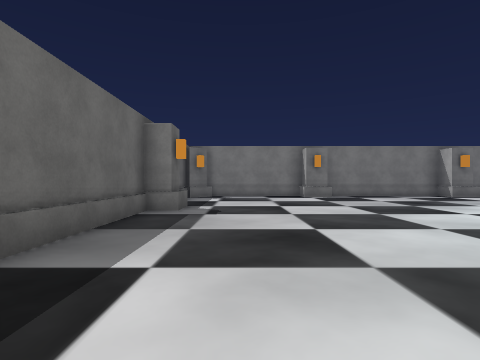
view 1 (above)

16 first-person views from a walk through a 3-D level made in the Unity game engine. The camera is 1.4 m above the floor, looks level and sees 80° across. The floor is counted in squares, 2 m on a side. Each view is taken from the middle of a square. On the plan, view 1 faces up. The plan holds only what a view shows up to about 10 squares ahead; the rest is blank. Some surface patterns are stand-ins.

view 2
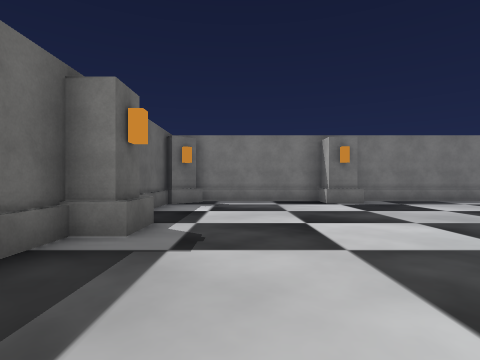

view 3
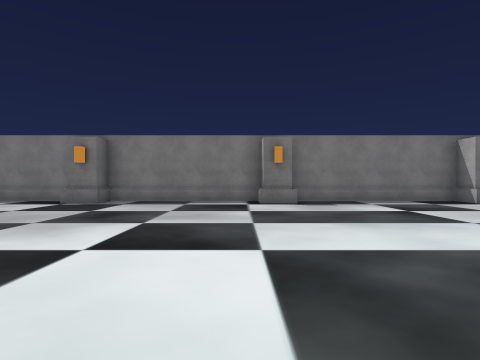

view 4
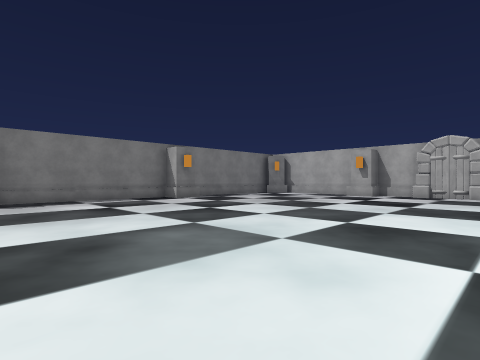

view 5
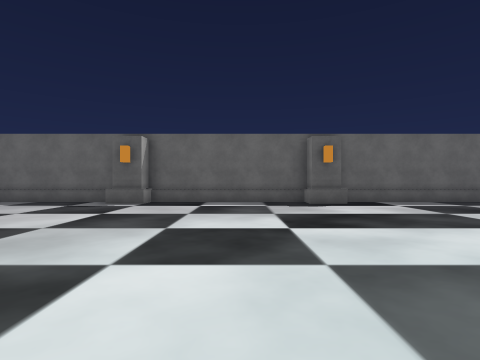

view 6
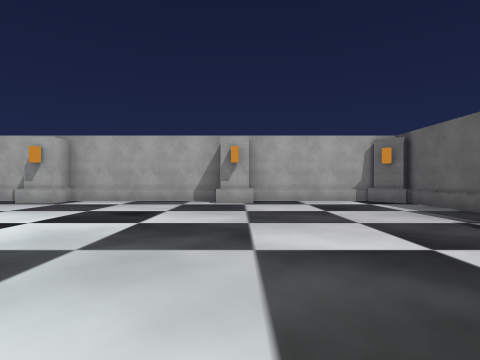

view 7
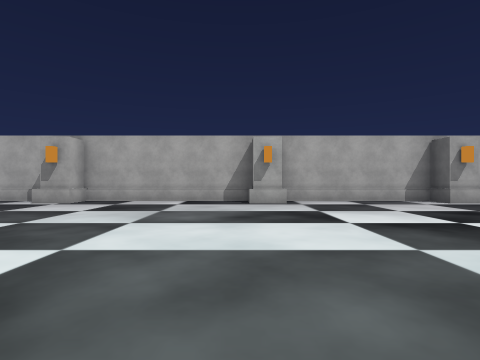

view 8
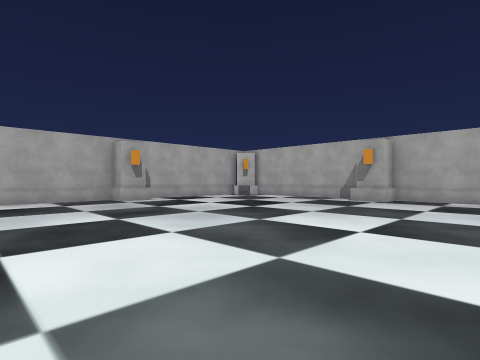

view 9
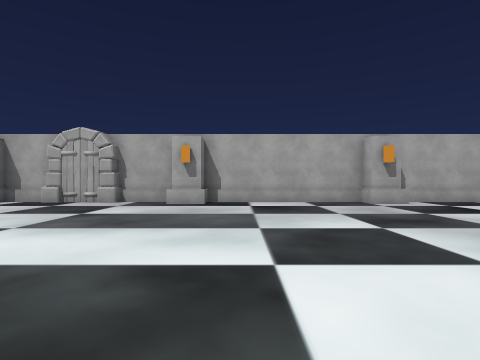

view 10
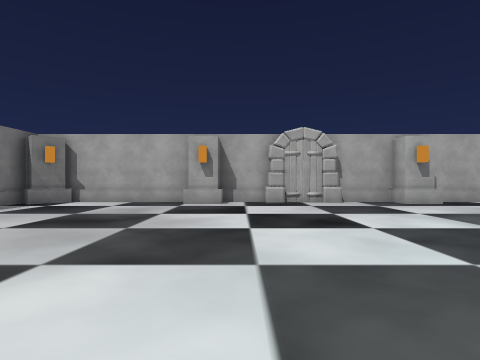

view 11
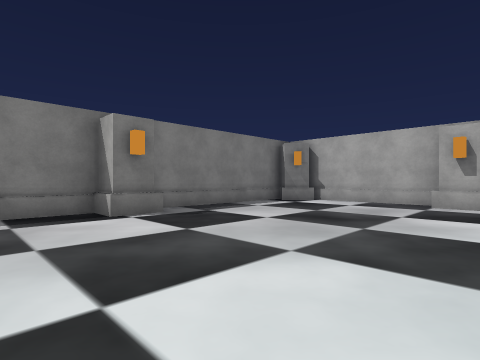

view 12
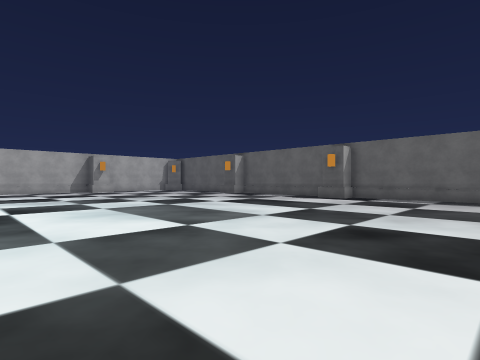

view 13
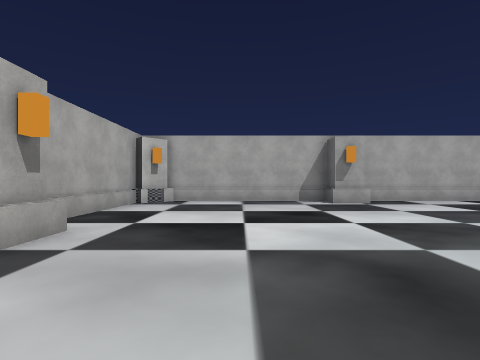

view 14
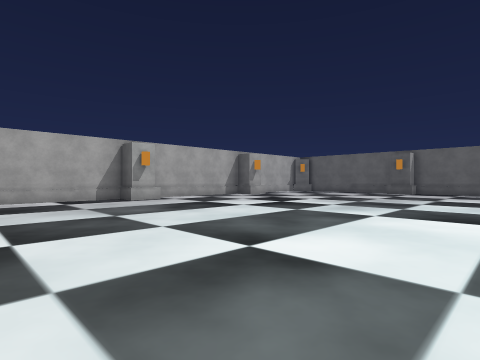

view 15
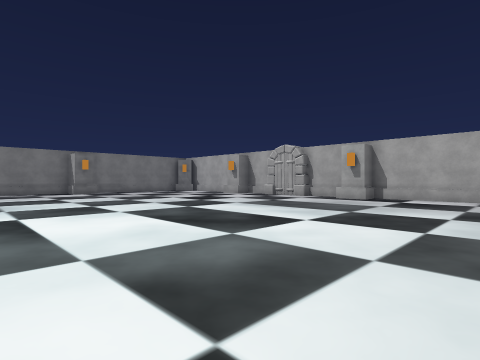

view 16
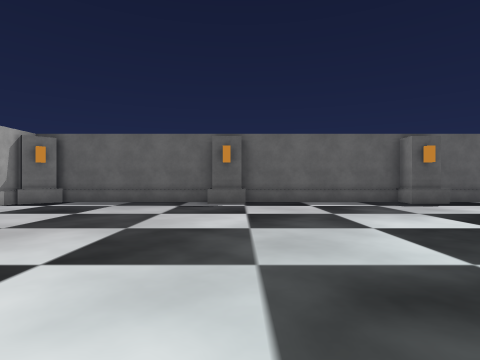

### Floor plan
Points are (right, up) in squares from view 1. A wall is a line through its corners. A room is listed if a view was taken in it or the views show most of it. See-through windows are left out.
Room 1 (views 1, 2, 3, 4, 5, 6, 7, 8, 9, 10, 11, 12, 13, 14, 15, 16)
walls: (-2.2, 0.3) (-2.2, -4.6); (22.3, 5.4) (22.3, 11.5); (-2.2, 6.5) (-2.2, 1.4); (22.3, -4.5) (22.3, 2.6); (-2.2, -5.9) (-2.2, -10.5); (-2.2, 11.4) (-2.2, 9.1); (21.9, 12.6) (-1.5, 12.6); (22.3, -10.4) (22.3, -6.1); (-1.6, -11.6) (21.5, -11.6)
objects: other object (-3, -5) to (-2, -5); other object (-3, 1) to (-2, 1); other object (-3, 7) to (-2, 7); other object (-3, 12) to (-2, 12); other object (-2, -11); other object (3, -11); other object (3, 12); other object (9, -11); other object (9, 12); other object (15, -11) to (16, -11); other object (15, 12) to (16, 12); other object (22, -12) to (22, -11); other object (22, -5); other object (22, 1); other object (22, 3); other object (22, 5); other object (22, 7) to (23, 7); other object (22, 12) to (23, 12); other object (23, -11)

Where each view was taken, in squares from view 1:
view 1: 0 up, 0 right, facing up
view 2: 3 up, 0 right, facing up
view 3: 3 up, 8 right, facing up
view 4: 2 up, 9 right, facing up-right
view 5: 2 down, 7 right, facing left
view 6: 2 down, 3 right, facing down
view 7: 2 down, 10 right, facing down
view 8: 1 down, 12 right, facing down-right
view 9: 1 down, 13 right, facing right
view 10: 6 up, 13 right, facing right
view 11: 6 up, 13 right, facing up-right
view 12: 6 up, 9 right, facing down-left
view 13: 2 down, 19 right, facing down
view 14: 1 down, 14 right, facing down-left
view 15: 4 down, 11 right, facing up-right
view 16: 5 down, 7 right, facing left
